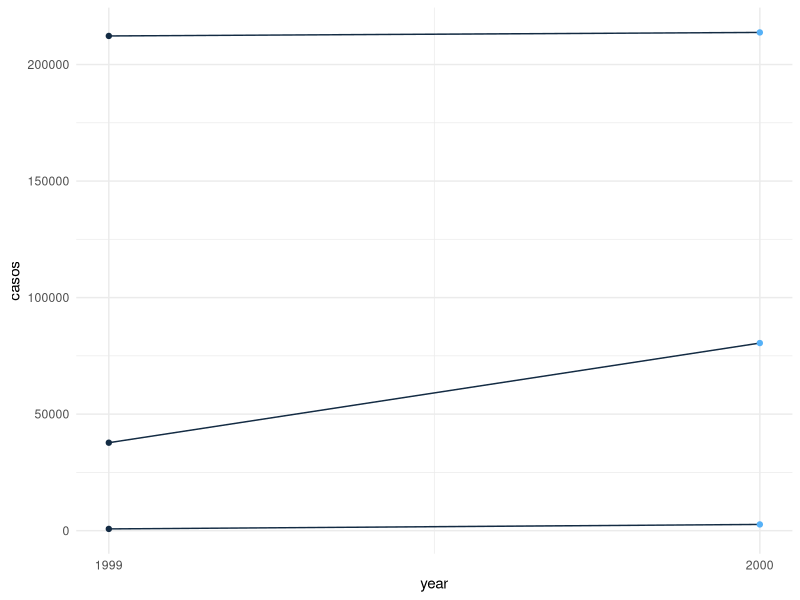

This figure's R source:
# Datos Ordenados 
library(tidyverse)

# Cada variable debe tener su propia columna.
# Cada observación debe tener su propia fila.
# Cada valor debe tener su propia celda.

# Hay una ventaja general en elegir una forma consistente de almacenar datos.
# Si tiene una estructura de datos consistente, es más fácil aprender las
# herramientas que funcionan con ella porque tienen una uniformidad subyacente.

# Hay una ventaja específica en colocar variables en columnas porque permite que
# brille la naturaleza vectorizada de R. Como aprendió en las funciones de mutación
# y resumen , la mayoría de las funciones integradas de R funcionan con vectores
# de valores. Eso hace que la transformación de datos ordenados se sienta 
# particularmente natural.

table1 <- data.frame(
  country = c("Afghanistan","Afghanistan","Brasil","Brasil","China","China"),
  year = c(1999,2000,1999,2000,1999,2000),
  casos = c(745,2666,37737,80488,212258,213766),
  poblacion = c(19987071,20595360,172006362,174504898,1272915272,1280428583)
)

table1 %>% 
  mutate(rate =  round(casos / poblacion * 10000,2) )

table1 %>%
  count(year, casos)

table1 %>%
  count(year, wt = casos)

table1 %>% 
  ggplot(aes(
    year,
    casos,
    group = country,
    color = year
  ))+
  geom_line()+
  scale_x_continuous(breaks = c(1999,2000))+
  geom_point()+
  theme_minimal()+
  theme(legend.position = "none")


# Pivotar 

# La mayoría de las personas no están familiarizadas con los principios de los 
# datos ordenados, y es difícil derivarlos usted mismo a menos que pase mucho 
# tiempo trabajando con datos.
#
# Los datos a menudo se organizan para facilitar algún uso que no sea el análisis.
# Por ejemplo, los datos a menudo se organizan para que la entrada sea lo más 
# fácil posible.

# Una variable puede estar distribuida en varias columnas?
 
# Una observación puede estar dispersa en varias filas?


#longer

table2 <- tibble(
  country = c("Afghanistan", "Brasil", "China"),
  `1999` = c(745,37737,212258),
  `2000` = c(2666,80488,213766)
)

table2.1 <-table2 %>% 
  pivot_longer(c(`1999`,`2000`), names_to = "periodo", values_to = "casos")


table3 <- tibble(
  country = c("Afghanistan", "Brasil", "China"),
  `1999` = c(199987074,172006362,127915272),
  `2000` = c(20595360,174504898,1280428583)
)

table3.1 <- table3 %>% 
  pivot_longer(c(`1999`,`2000`), names_to = "periodo", values_to = "poblacion")

left_join(table2.1, table3.1)

# wider
  
table4 <- tibble(
  country = c("afganistan", "afganistan", "afganistan", "afganistan", "brasil", "brasil"),
  periodo = c(1999,1999,2000,2000,1999,1999),
  tipo = c("casos", "población","casos", "población","casos", "población"),
  total = c(745,19987071,2666,20595360,37773,172006362)
)

table4.1 <- table4 %>% 
  pivot_wider(names_from = tipo, values_from = total)


stocks <- tibble(
  year   = c(2015, 2015, 2016, 2016),
  half  = c(   1,    2,     1,    2),
  return = c(1.88, 0.59, 0.92, 0.17)
)

stocks %>% 
  pivot_wider(names_from = year, values_from = return) %>% 
  pivot_longer(`2015`:`2016`, names_to = "year", values_to = "return")


people <- tribble(
  ~name,             ~names,  ~values,
  #-----------------|--------|------
  "Phillip Woods",   "age",       45,
  "Phillip Woods",   "height",   186,
  "Phillip Woods",   "age",       50,
  "Jessica Cordero", "age",       37,
  "Jessica Cordero", "height",   156
)
people %>% 
  pivot_wider(names_from =names, values_from = values) %>% 
  view()


preg <- tribble(
  ~pregnant, ~male, ~female,
  "yes",     NA,    10,
  "no",      20,    12
)

preg %>% 
  pivot_longer(c("male", "female"),names_to = "sexo", values_to = "values") %>% 
  view()

# separar y unir


#separar
tabla <- tibble(
  country = c("Afghanistan","Afghanistan","Brasil","Brasil","China","China"),
  year = c(1999,2000,1999,2000,1999,2000),
  ratio = c("745/19987071","2666/20595360","37737/172006362","80488/174504898","212258/1272915272","213766/1280428583")
  )


tabla %>% 
  separate(ratio, into = c("casos", "poblacion"), sep = "/")
#resultado casos y población son de tipo character

tabla.1 <- tabla %>% 
  separate(year,
           into = c("centuria", "periodo"),
           sep = 2) %>% 
  separate(ratio,
           into = c("casos", "poblacion"),
           sep = "/",
           convert = TRUE)


# unir 
tabla.1 %>% 
  unite(new, centuria, periodo)

tabla.1 %>% 
  unite(new, centuria, periodo, sep = "")


# valores faltantes

# Explícitamente , es decir, marcado con NA.
# Implícitamente , es decir, simplemente no está presente en los datos.

stocks <- tibble(
  year   = c(2015, 2015, 2015, 2015, 2016, 2016, 2016),
  qtr    = c(   1,    2,    3,    4,    2,    3,    4),
  return = c(1.88, 0.59, 0.35,   NA, 0.92, 0.17, 2.66)
)

# Falta explícitamente el rendimiento del cuarto trimestre de 2015, porque la celda
# donde debería estar su valor contiene NA.
 
# Implícitamente falta el rendimiento del primer trimestre de 2016, porque simplemente 
# no aparece en el conjunto de datos.

stocks %>% 
  pivot_wider(names_from = year, values_from = return)



stocks %>% 
  pivot_wider(names_from = year, 
              values_from = return) %>% 
  pivot_longer(cols = c(`2015`, `2016`),
               names_to = "year",
               values_to = "return", 
               values_drop_na = TRUE)
  
# complete()toma un conjunto de columnas y encuentra todas las combinaciones únicas.
stocks %>% 
  complete(year, qtr)


# fill(). Toma un conjunto de columnas en las que desea que los valores faltantes
# se reemplacen por el valor no faltante más reciente (a veces llamado última observación transferida).

treatment <- tribble(
  ~ person,           ~ treatment, ~response,
  "Derrick Whitmore", 1,           7,
  NA,                 2,           10,
  NA,                 3,           9,
  "Katherine Burke",  1,           4
)

treatment %>% 
  fill(person)


# Ejercicio estudio de caso tuberculosis
tidyr::who

data(who)
str(who)
dim(who)
head(who)
print(who)
tail(who)
view(who)

new_who <- who %>% 
  pivot_longer(
    cols = starts_with("new"),
    names_to = "key",
    values_to = "cases",
    values_drop_na = TRUE
  ) 

new_who %>% 
  group_by(country, year) %>% 
  mutate(percent = cases / sum(cases)) %>% 
  arrange(percent)

new_who %>% 
  count(key) %>% 
  mutate(percent = n / sum(n)) %>% 
  arrange(desc(percent))

new_who_2 <- new_who %>% 
  mutate(key = stringr::str_replace(key, "newrel", "new_rel"))

new_who_3 <- new_who_2 %>% 
  separate(key, c("new", "type", "sexage"), sep = "_")


new_who_3 %>% 
  count(new)

new_who_4 <- new_who_3 %>% 
  select(-new, -iso2, -iso3)

new_who_5 <- new_who_4 %>% 
  separate(sexage, c("sex", "age"), sep = 1)

#refacotorizar 

who %>% 
  pivot_longer(
    cols = starts_with("new"),
    names_to = "key",
    values_to = "cases",
    values_drop_na = TRUE
  ) %>% 
  mutate(
    key = stringr::str_replace(key, "newrel", "new_rel")
  ) %>% 
  separate(key, c("new", "var", "sexage")) %>% 
  select(-new, -iso2, -iso3) %>% 
  separate(sexage, c("sex", "age"), sep = 1)
    
